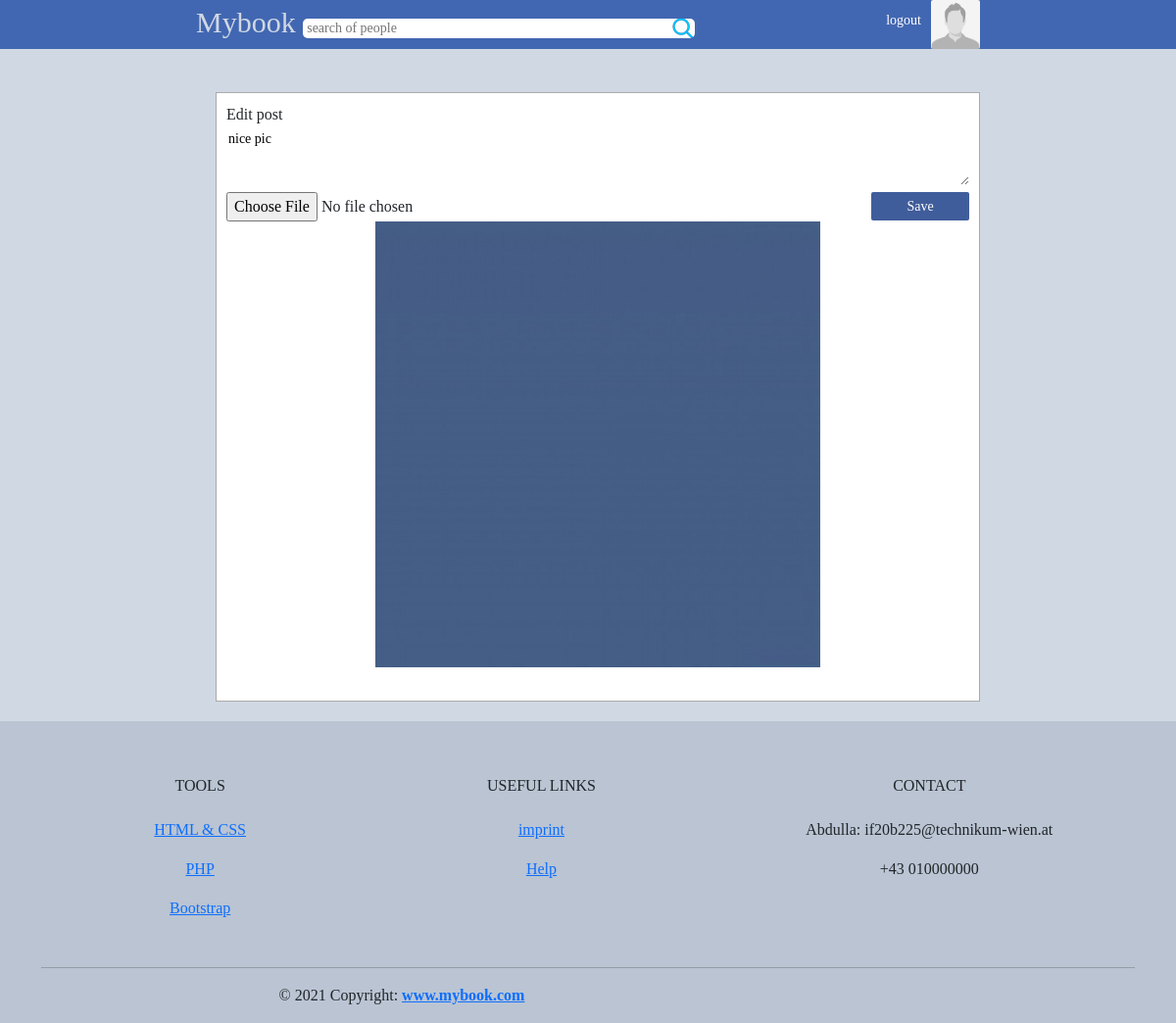
Screenshot of /edit.php?id=126 (signed in) with the database file from the repository.
### tables this page shows
CREATE TABLE `posts` (
  `id` bigint(19) NOT NULL,
  `postid` bigint(19) NOT NULL,
  `userid` bigint(19) NOT NULL,
  `post` text NOT NULL,
  `image` varchar(500) NOT NULL,
  `comments` int(11) NOT NULL,
  `likes` int(11) NOT NULL,
  `date` timestamp NOT NULL DEFAULT current_timestamp() ON UPDATE current_timestamp(),
  `has_image` tinyint(1) NOT NULL,
  `is_profile_image` tinyint(1) NOT NULL,
  `is_cover_image` tinyint(1) NOT NULL,
  `parent` bigint(20) NOT NULL
);

### classes/connect.class.php (called while the page is built, shortened)
<?php
Class Database
{
  private $host ="localhost";
  private $username='root';
  private $password='';
  private $db='mybook_db';
  function connect(){
      $connection= mysqli_connect($this->host,$this->username,$this->password,$this->db);
      return $connection;
  }
  function read($sql){
      $conn= $this->connect();
      $restult= mysqli_query($conn,$sql);
      if (!$restult){
          return false;
      }else{
          $data = false;
          while($row=mysqli_fetch_assoc($restult)){
            $data[]=$row;
          }
        return $data;
      }
  }
}
?>

### classes/post.class.php (called while the page is built, shortened)
<?php
class Post{
public function get_one_post($postid){
    $sql="select * from posts where postid = '$postid' limit 1";
    $DB = new Database();
    $result= $DB->read($sql);
    if ($result){
        return $result[0];
    }else{
        return false;
    }
}
}
?>

### classes/image.class.php (called while the page is built, shortened)
<?php
class Image {
public function get_thumb_post($filename){
    $thumbnail= $filename."_post_thumb.jpg";
    if(file_exists($thumbnail))
    {
        return $thumbnail;
    }
}
}
?>

### edit.php (the view, shortened to what this page needs)
<?php
include ("head.php");
include ("header.php");
$post= new Post();
$ERROR="";
if (isset($_GET['id']))
{
        $ROW = $post->get_one_post($_GET['id']);
}else{
     $ERROR="No such post was found!";
}
?>
<br>
<div class="cover">
        <div class="below-cover">
                <div class="post">
                        <div class="post-area">
                                <form method = "post" action="" enctype= "multipart/form-data">
                                <?php
                                        if ($ERROR!=""){
                                                echo $ERROR;
                                        }else{
                                                echo "Edit post <br>";
                                                echo ' <textarea name = "post" placeholder ="whats on your mind ?"name="" id="" cols="30" ROWs="5">'.$ROW['post'].'</textarea>
                                                <input type="file"name="file">';
                                                echo "<input type='submit'id='post_button'value='Save'>";
                                                if (file_exists($ROW['image']))
                                                {
                                                        $image_class=new Image();
                                                        $post_image=$image_class->get_thumb_post($ROW['image']);
                                                        echo "<div style='text-align:center' ><img src = '$post_image' style = 'width:60% '/></div>";
                                                }
                                        }
                                ?>
                                <br>
                                </form>
                        </div>
                </div>
        </div>
</div>
<?php
include("footer.php");
?>

### res/myCss.css (style rules this page uses)
body { font-family:tahoma; background-color:#d0d8e4; }
.cover { width: 800px; margin:auto; min-height:400px }
.below-cover { display :flex; }
.post { min-height:400px; flex:2.5; padding : 20px ; padding-right:0px; }
.post-area { border:solid thin #aaa; padding:10px; background-color:white; }
#post_button { float:right; background-color:#405d9b; border:none; color:white; font-size:14px; padding:4px; border-radius:2px; width:100px; }
textarea { width:100%; border :none; font-family:tahoma; font-size:14px; padding:px; height:60px; }
.post { width:100%; }

### rows the page displays
posts: post "nice pic", image (picture)
